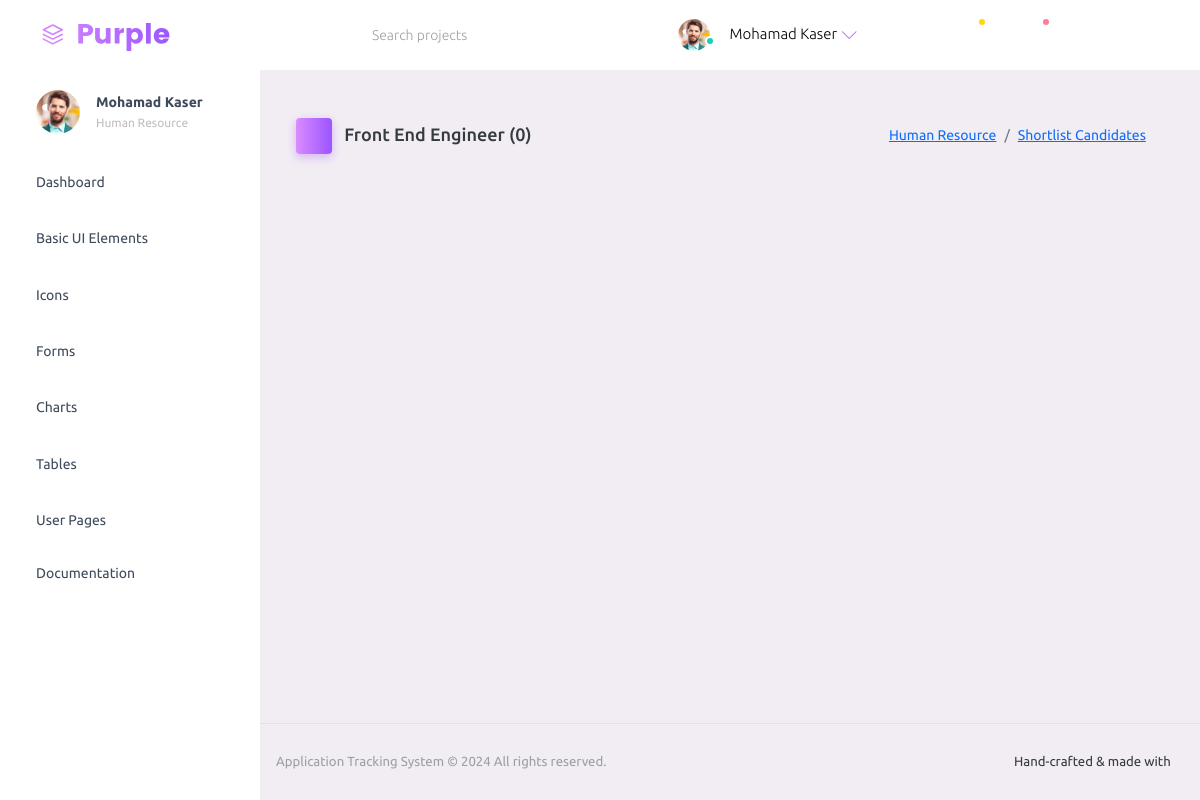
/shortlist/6/, run on an earlier commit of the app's database.
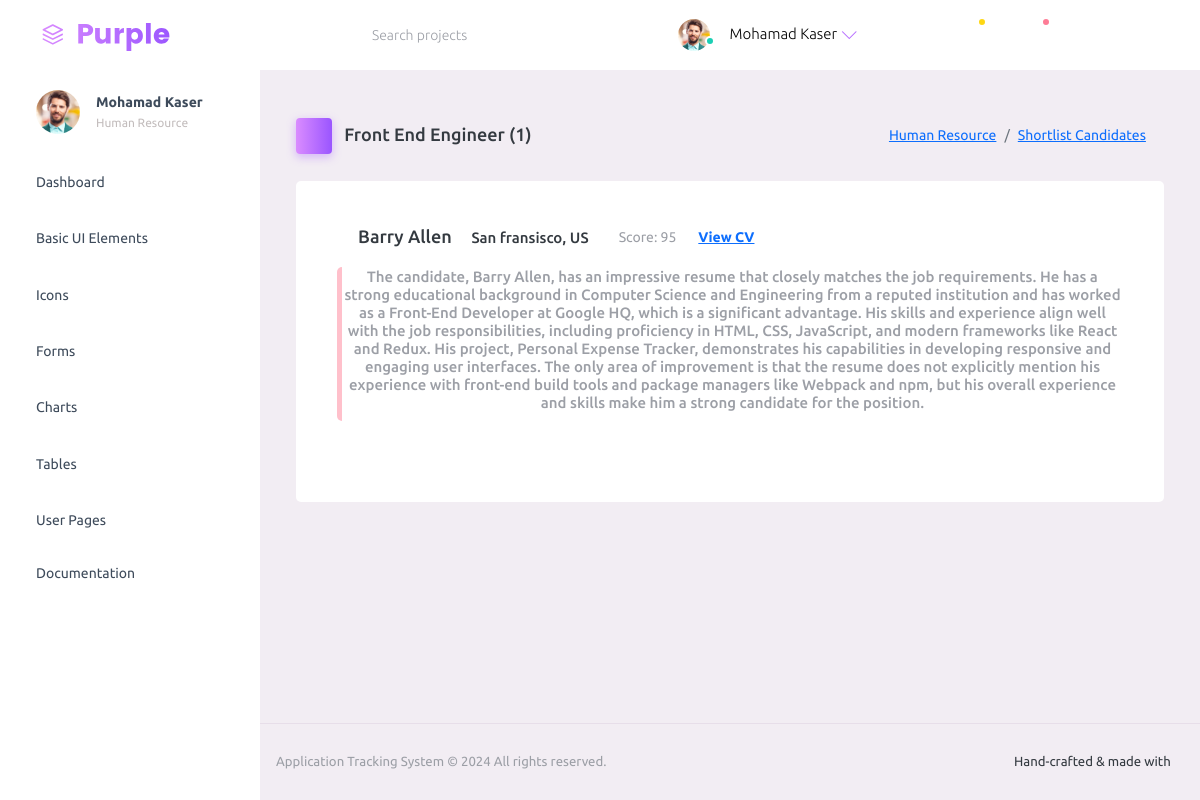
And on a later commit of the database.
### HumanResource/models.py (models this page shows, shortened)
class Shortlist(models.Model):
    applicant = models.ForeignKey(Applicant, on_delete=models.CASCADE, related_name='shortlisted_jobs')
    job = models.ForeignKey(Job, on_delete=models.CASCADE, related_name='shortlist')
    score = models.IntegerField()
    summary = models.CharField(max_length=1000)

class Applicant(models.Model):
    first_name = models.CharField(max_length=100)
    last_name = models.CharField(max_length=100)
    gender = models.CharField(max_length=20, choices=genders)
    email = models.EmailField()
    location = models.CharField(max_length=100, choices=locations)
    cv = models.FileField(upload_to='cvs/', validators=[validate_pdf])
    job = models.ForeignKey(Job, on_delete=models.CASCADE, related_name='applicants') # related name allows you to reference the applicants from job table

### HumanResource/views.py (the view)
# urls.py: path('shortlist/<int:job_id>/', views.shortlist, name='shortlist'),
def shortlist(request, job_id):
    job = Job.objects.get(id=job_id)
    short_list = job.shortlist.all().order_by('-score')
    shortlisted = job.shortlist.all().count()
    return render(request, 'app/shortlist.html', locals())

### HumanResource/templates/app/shortlist.html (shortened to what this page needs)
{% extends 'app/index.html' %}
{% load static %}
{% block body %}
<div class="page-header">
    <h3 class="page-title">
      <span class="page-title-icon bg-gradient-primary text-white me-2">
        <i class="mdi mdi-list-status"></i>
      </span> {{ job.job_title}} ({{ shortlisted }})
    </h3>
    <nav aria-label="breadcrumb">
      <ol class="breadcrumb">
        <li class="breadcrumb-item"><a href="/">Human Resource</a></li>
        <li class="breadcrumb-item"><a href="{% url 'shortlist-candidates' job.id %}">Shortlist Candidates</a></li>
      </ol>
    </nav>
</div>
{% if short_list %}
{% for applicant in short_list %}
<div class="row">
    <div class="col-12 grid-margin">
      <div class="card">
        <div class="card-body">
            <div class="row">
                <div class="d-flex flex-row">
                    <h4 class="card-title"><i class="mdi mdi-check-all text-success" style="font-size: 23px;"></i>
                       {{ applicant.applicant.first_name }} {{ applicant.applicant.last_name}}</h4>
                    <h6 style="margin: 8px;"><i class="mdi mdi-map-marker-outline"></i>{{ applicant.applicant.location }}</h6>
                    <small class="text-muted" style="margin: 8px;"><i class="mdi mdi-scale-balance"></i> Score: {{ applicant.score }}</small>
                    <a href="{{ applicant.applicant.cv.url }}" class="btn btn-link btn-sm"> View CV</a>
                </div>
            </div>
            <div class="row">
              <div class="col-md-12 stretch-card grid-margin">
                <a class="btn" style="padding: 0px !important;" href="#">
                <div class="card"  style="border-left: 5px solid pink; margin-top: 4px;">
                  <div class="card-body" style="padding: 1px;">
                    <h6 class="text-muted">{{ applicant.summary }}</h6>
                  </div>
                </div>
              </a>
              </div>
            </div>
        </div>
      </div>
    </div>
</div>
{% endfor %}
{% endif %}
{% endblock %}

What changed in the data, as far as the page shows it:
added Shortlist: applicant.first_name "Barry", applicant.last_name "Allen", applicant.location "San fransisco, US", score "95", summary "The candidate, Barry Allen, has an impressive resume that closely matches the job requirements. He has a strong educational background in Computer Science and Engineering from a reputed institution and has worked as a Front-End Developer at Google HQ, which is a significant advantage. His skills and experience align well with the job responsibilities, including proficiency in HTML, CSS, JavaScript, and modern frameworks like React and Redux. His project, Personal Expense Tracker, demonstrates his capabilities in developing responsive and engaging user interfaces. The only area of improvement is that the resume does not explicitly mention his experience with front-end build tools and package…"
Also different on the page:
{{ shortlisted }}: "0" → "1"
